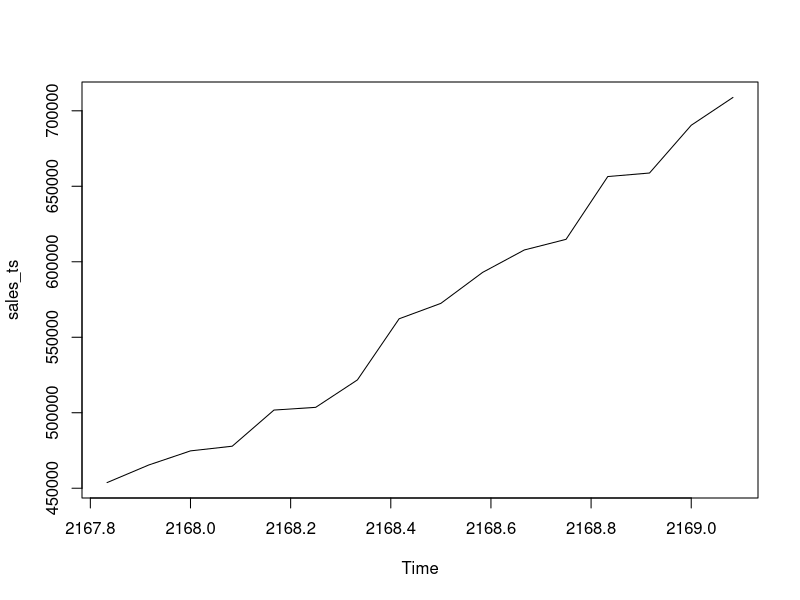
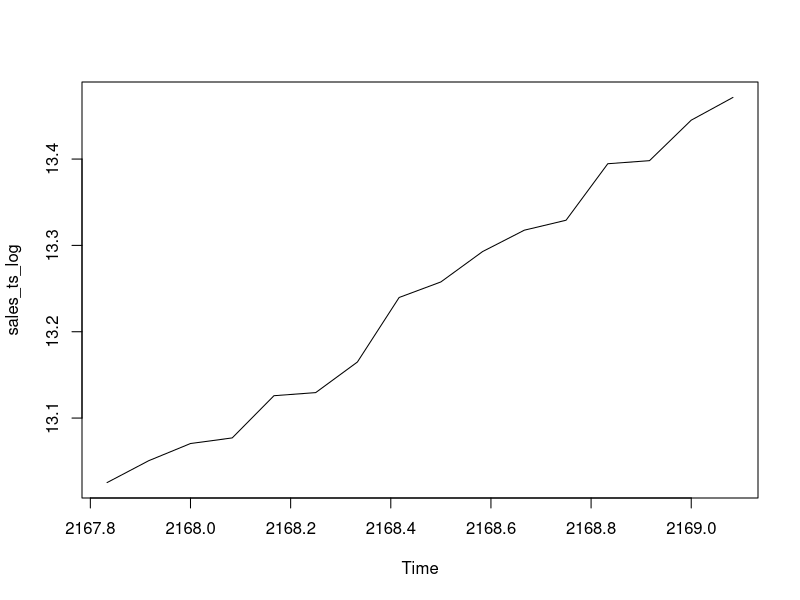
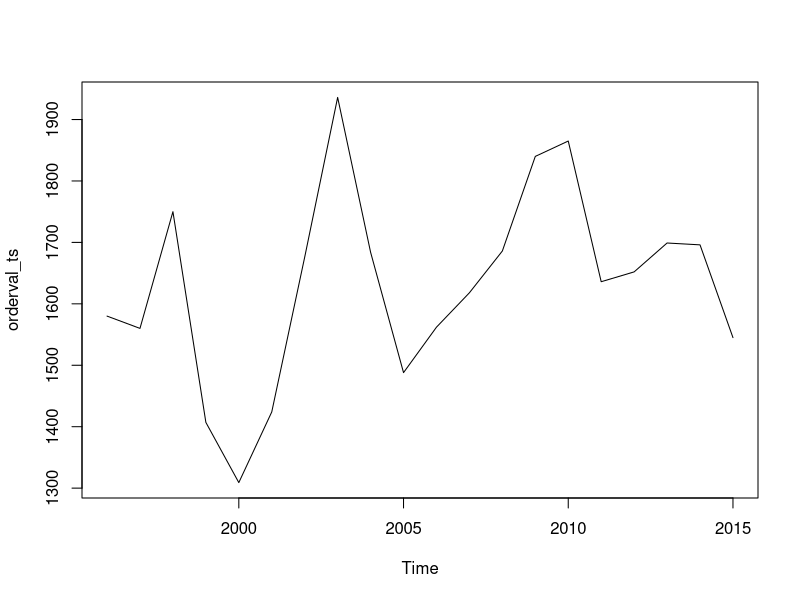
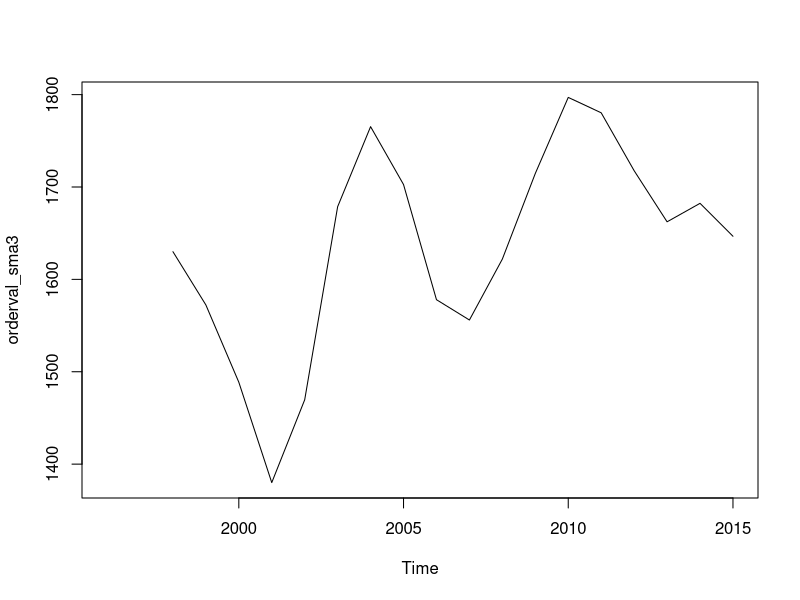
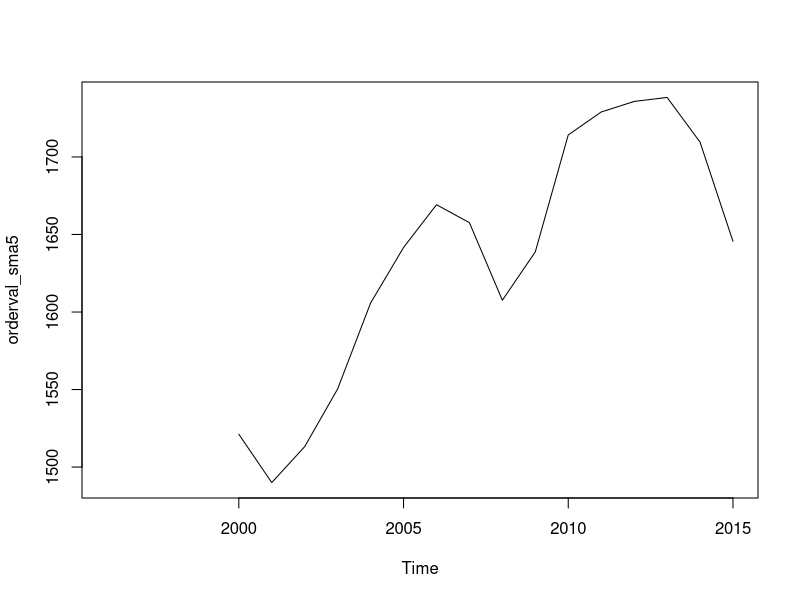
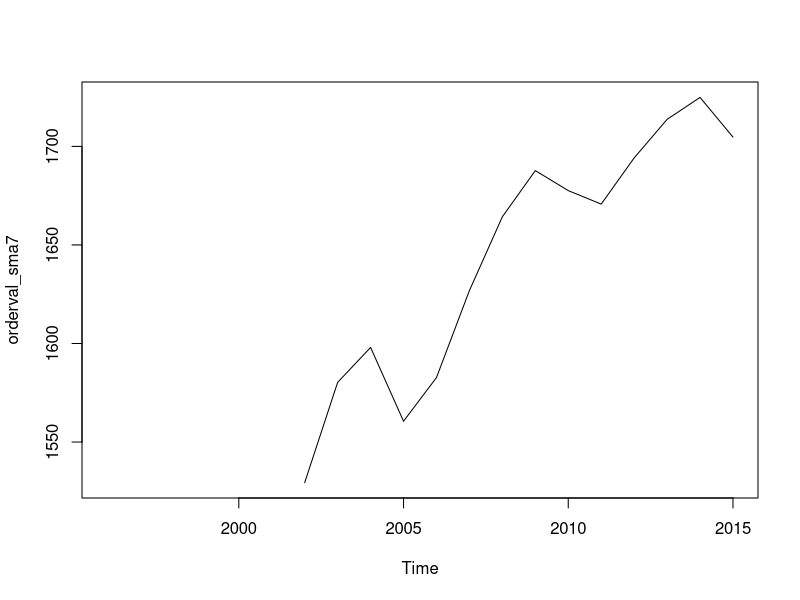
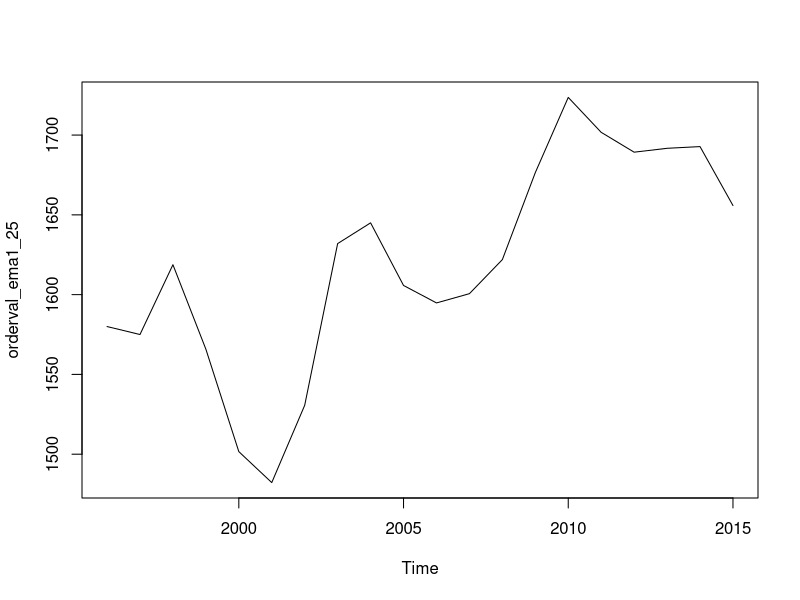
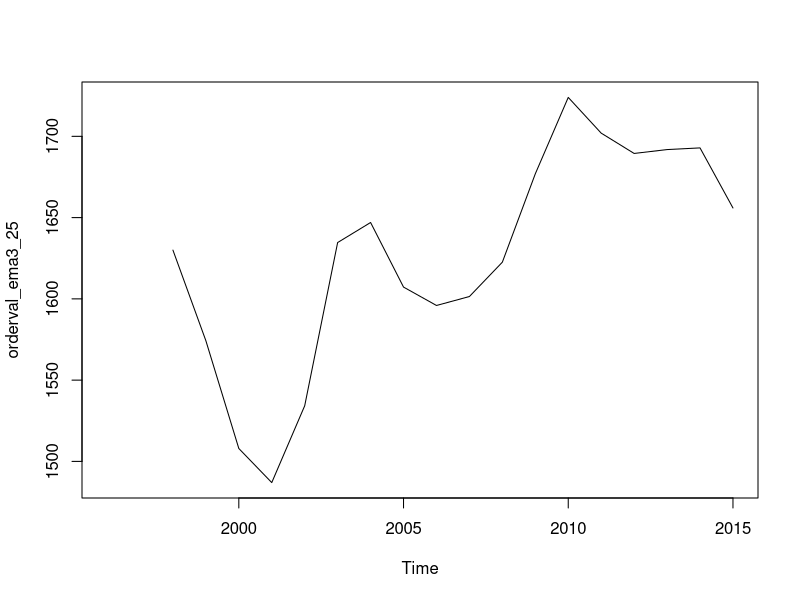

The R script that drew these images, in order: (Note: this script raises an error after producing the figures.)
#Creating a time series
sales <- c(453735,465404,474742,477841,501775,503578,521750,562246,572453,592955,607816,614864,656448,658781,690422,708860)

#Yearly time series
sales_ts <- ts(sales, start = 2000,end = 2015, frequency = 1)

#Quarterly time series
sales_ts <- ts(sales, start = 2000,end = 2015, frequency = 4)

#Monthly time series
sales_ts <- ts(sales, start = c(2000 ,end = 2015), frequency = 12)

#Plotting time series

plot.ts(sales_ts)

#Transformation of timeseries in case of seasonal and random fluctuations
sales_ts_log <- log(sales_ts)

plot.ts(sales_ts_log)

#Decomposing time series
library(TTR)

#In case fluctuations are present and you want to smooth the time series
orderval <- c(1580,1560,1750,1407,1309,1424,1676,1936,1684,1488,1562,1618,1686,1840,1865,1636,1652,1699,1696,1545)
orderval_ts <- ts(orderval, start = 1996,end = 2015,frequency = 1)
plot.ts(orderval_ts)
orderval_sma3 <- SMA(orderval_ts,3)
plot.ts(orderval_sma3)
orderval_sma5 <- SMA(orderval_ts,5)
plot.ts(orderval_sma5)
orderval_sma7 <- SMA(orderval_ts,7)
plot.ts(orderval_sma7)

#Exponential smoothing
orderval_ema1_25 <- EMA(orderval_ts,1,ratio = .25)
plot.ts(orderval_ema1_25)
        
orderval_ema3_25 <- EMA(orderval_ts,3,ratio = .25)
plot.ts(orderval_ema3_25)

orderval_ema3_5 <- EMA(orderval_ts,3, ratio = .5)
plot.ts(orderval_ema3_5)

orderval_ema3_75 <- EMA(orderval_ts,3, ratio = .75)
plot.ts(orderval_ema3_75)

sales_ts_decompose <- decompose(sales_ts)
plot(sales_ts_decompose)

sales_ts_without_random <- sales_ts -sales_ts_decompose$random
sales_ts_without_random

library(forecast)
#Forecasting for time series that has only trend component

sales_yearly_forecast <- HoltWinters(sales_ts, gamma=F)
sales_yearly_forecast
plot(sales_yearly_forecast)

#Forecasting future values
sales_yearly_forecast_future <- forecast:::forecast.HoltWinters(sales_yearly_forecast,h=10)
forecast:::plot.forecast(sales_yearly_forecast_future)
plot(sales_yearly_forecast_future)


#Forecasting for time series that has both trend and seasonality
plot.ts(AirPassengers)
airpassengers_model <- HoltWinters(AirPassengers)
plot(airpassengers_model)

airpassengers_model
airpassengers_forecast <- forecast:::forecast.HoltWinters(airpassengers_model,h=10)
forecast:::plot.forecast(airpassengers_forecast)

plot.ts(airpassengers_forecast$residuals)
 